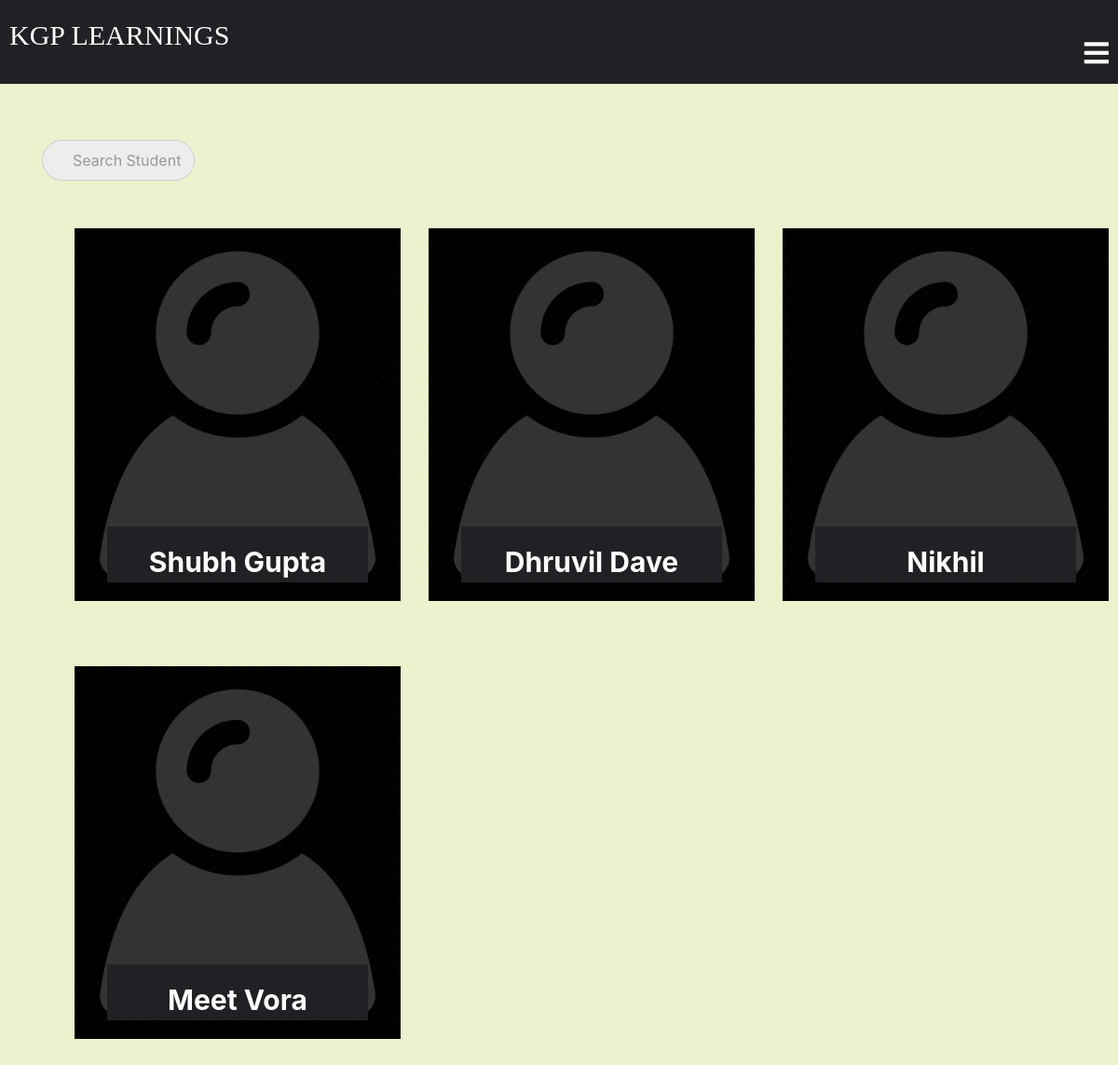
Before: /classroom/teacher/class_students_list (signed in) with the older database file.
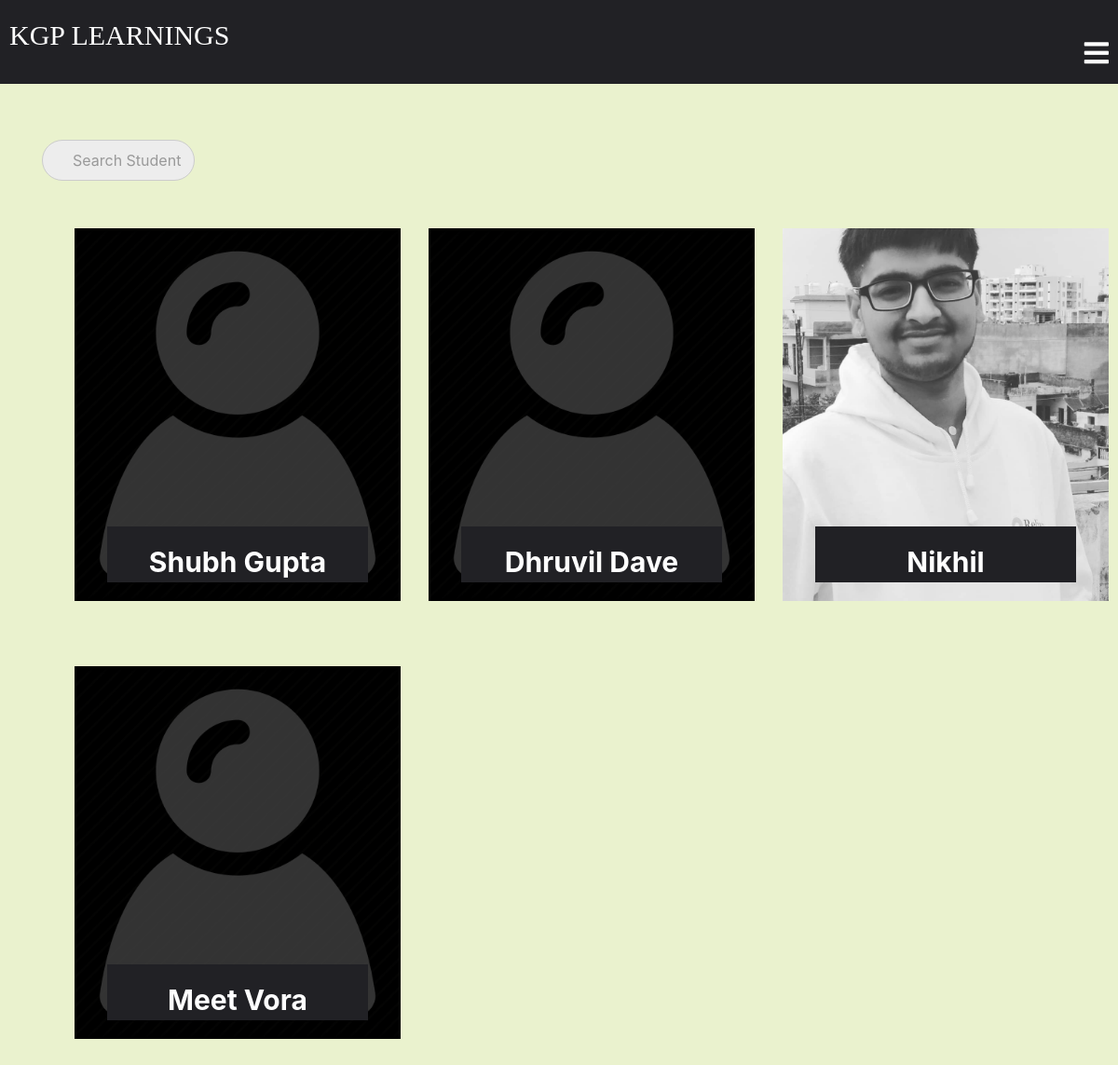
After: the same page with the newer database file.
### classroom/models.py (models this page shows, shortened)
class Student(models.Model):
    user = models.OneToOneField(
        User, on_delete=models.CASCADE, primary_key=True, related_name='Student')
    phone = models.IntegerField()
    student_profile_pic = models.ImageField(
        upload_to="classroom/student_profile_pic", blank=True)
    name = models.CharField(max_length=250)
    email = models.EmailField(max_length=254)
    roll_no = models.CharField(max_length=50)
    class Meta:
        ordering = ['roll_no']

### classroom/views.py (the view)
# urls.py: path('teacher/class_students_list',views.class_students_list,name="class_student_list"),
def class_students_list(request):
    query = request.GET.get("q", None)
    students = StudentsInClass.objects.filter(teacher=request.user.Teacher)
    students_list = [x.student for x in students]
    qs = Student.objects.all()
    if query is not None:
        qs = qs.filter(
            Q(name__icontains=query)
        )
    qs_one = [x for x in qs if x in students_list]
    return render(request, "class_students_list.html", {
        "class_students_list": qs_one,
    })

### template/class_students_list.html (shortened to what this page needs)
{% extends "base.html" %}
{% load static %}
{% block content %}
<div class="student-list">
  <div class="container">
    {% if class_students_list.count == 0 %}
    <h1>No students in the class.</h1>
    {% else %}
    <form method='GET' action="{% url 'classroom:class_student_list' %}">
      <p><input type='search' name='q' placeholder='Search Student'></p>
    </form>
    <div class="row">
      {% for student in class_students_list %}
      <div class="col-6 col-md-4">
        <div class="student-box">
          <div class="imgBx">
            {% if student.student_profile_pic %}
            <img src="{{ student.student_profile_pic.url }}" alt="Image not found">
            {% else %}
            {% if forloop.counter0|divisibleby:"2" %}
            <img src="{% static 'images/login-avatar.PNG' %}" alt="Image not found">
            {% else %}
            <img src="{% static 'images/login-avatar.PNG' %}" alt="Image not found">
            {% endif %}
            {% endif %}
          </div>
          <div class="content">
            <h3>{{ student.name }}</h3>
          </div>
        </div>
      </div>
      {% endfor %}
    </div>
  </div>
  {% endif %}
</div>
{% endblock %}

### template/base.html (shortened to what this page needs)
<!DOCTYPE html>
{% load static %}
<html lang="en" dir="ltr">
<head>
  <link rel="stylesheet" href="https://maxcdn.bootstrapcdn.com/bootstrap/4.5.0/css/bootstrap.min.css">
  <link rel="stylesheet" href="{% static 'css/base.css' %}">
  <link rel="stylesheet" href="{% static 'css/searchbar.css' %}">
  <link rel="stylesheet" href="{% static 'css/newbase.css' %}">
  <link rel="stylesheet" href="https://pro.fontawesome.com/releases/v5.10.0/css/all.css">
  {% load bootstrap4 %}
  {% bootstrap_css %}
</head>
<body>
  <nav>
    <div class="toggle">
      <a href="{% url 'home' %}">KGP LEARNINGS</a>
      <i class="fa fa-bars menu"></i>
    </div>
  </nav>
  {% block content %}
  {% endblock %}
</body>
</html>

### static/css/base.css (style rules this page uses)
nav { width: 100%; background: #212125; margin-bottom: 0; }
.toggle { width: 100%; padding: 10px; background: #212125; text-align: right; box-sizing: border-box; color: #fff; font-family: cursive; font-size: 30px; display: block; }
.toggle a { text-align: left; display: block; color: #fff; margin-top:5px; margin-bottom: -25px; padding: 0px; text-decoration: none; }
.student-signup-form h1,h3 { margin: 10px; padding: 0; text-align: center; font-size: 40px; font-weight: 300; opacity: 1; }

### static/css/searchbar.css (style rules this page uses)
input { outline: none; }
input[type=search] { -webkit-appearance: textfield; -webkit-box-sizing: content-box; box-sizing: content-box; font-family: inherit; font-size: 100%; }
input[type=search] { background: #ededed url(https://static.tumblr.com/ftv85bp/MIXmud4tx/search-icon.png) no-repeat 9px center; border: solid 1px #ccc; padding: 9px 10px 9px 32px; width: 120px; -webkit-border-radius: 10em; -moz-border-radius: 10em; border-radius: 10em; -webkit-transition: all .5s; -moz-transition: all .5s; transition: all .5s; }

### static/css/newbase.css (style rules this page uses)
.student-list { margin: 0; padding: 0; background: rgba(186, 211, 94, 0.3); background-size:auto; background-repeat: repeat; width: 100%; padding-bottom: 600px; padding-top: 5%; color: black; }
.student-list .student-box { height: 400px; background: #000; margin: 10%; width: 100%; position: relative; }
.student-list .student-box .imgBx { position: relative; height: 100%; width: 100%; left: 0; top: 0; }
.student-list .student-box .imgBx img { position: absolute; object-fit: cover; transition: 0.5s; height: 100%; width: 100%; left: 0; top: 0; }
.student-list .student-box .content { position: absolute; background: #212125; box-sizing: border-box; padding: 15px; bottom: 20px; color: white; width: 80%; left: 10%; height: 60px; overflow: hidden; transition: 0.5s; }
.student-list .student-box .content h3 { font-size: 30px; font-weight: 700; margin: 0; padding: 5px; }

Changed rows visible on the page:
changed Student "Nikhil": student_profile_pic: picture added
